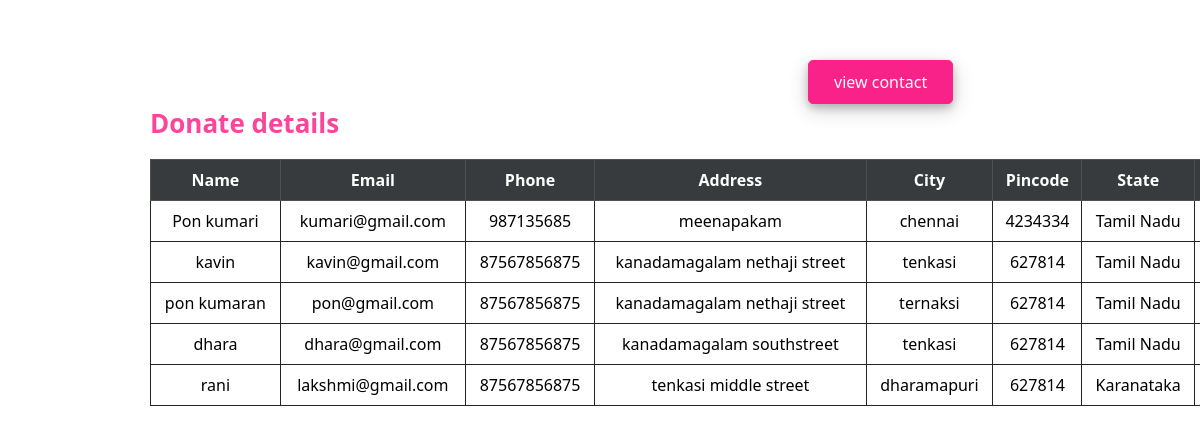
/view, run on the app's committed database.
### tables this page shows
CREATE TABLE dnt (name TEXT, uname TEXT, phone NUMERIC, address TEXT, city TEXT, pincode INTEGER, state TEXT, amount INTEGER, dtetme TEXT, mth TEXT, weekField TEXT, id int(30), "PRIMARY KEY(id)", "PRIMARY KEY(uname)");

### app.py (the view)
@app.route('/view')
def view():
    con = sqlite3.connect('charity.db')
    con.row_factory = sqlite3.Row  # Enables dictionary-style access
    cursor = con.cursor()
    cursor.execute('select * from dnt order by amount desc')
    res = cursor.fetchall()
    return render_template("view.html", datas=res)

### templates/view.html (shortened to what this page needs)
<!DOCTYPE html>
<html lang="en">
  <head>
  </head>
  <link
    href="https://cdn.jsdelivr.net/npm/bootstrap@5.3.3/dist/css/bootstrap.min.css"
    rel="stylesheet"
  />
  <body>
    <div class="table-responsive">
      <div class="table">
        <div class="t1">
            <div class="contact">
            <a href="contacttbl"><button type="button">view contact</button></a>
          </div>
        <p>Donate details</p>
        <table class="table table-bordered border-dark table-hover text-center " >
          <thead>
            <tr class="table-dark table-active text-white">
              <th scope="col">Name</th>
              <th scope="col">Email</th>
              <th scope="col">Phone</th>
              <th scope="col">Address</th>
              <th scope="col">City</th>
              <th scope="col">Pincode</th>
              <th scope="col">State</th>
              <th scope="col">Amount</th>
            </tr>
          </thead>
 {% for data in datas %}
          <tbody>
            <tr>
              <td>{{ data['name'] }}</td>
              <td>{{ data['uname'] }}</td>
              <td>{{ data['phone'] }}</td>
              <td>{{ data['address'] }}</td>
              <td>{{ data['city'] }}</td>
              <td>{{ data['pincode'] }}</td>
              <td>{{ data['state'] }}</td>
              <td>{{ data['amount'] }}</td>
            </tr>
          </tbody>
          {% endfor %}
        </table>
      </div>
      </div>
    </div>
  </body>
</html>

### templates/view.html (style rules this page uses)
.table { width:1300px; }
.t1 { margin-left:150px; width:800px; margin-top:50px; }
.t1 p { color:#fa469a; font-size:26px; font-weight:bold; }
.contact { margin-top:30px; }
a button { padding: 9px 25px; background-color: #f92288; color: white; border-radius: 5px; border: 1px solid #f92288; box-shadow: 0 4px 8px 0 rgb(0, 0, 0, 0.2), 0 6px 20px 0 rgb(0, 0, 0, 0.19); margin-left: 650px; margin-top: 10px; outline:none; }

### data on the page
dnt: name "Pon kumari", uname "kumari@gmail.com", phone "987135685", address "meenapakam", city "chennai", pincode "4234334", state "Tamil Nadu"
dnt: name "kavin", uname "kavin@gmail.com", phone "87567856875", address "kanadamagalam nethaji street", city "tenkasi", pincode "627814", state "Tamil Nadu"
dnt: name "pon kumaran", uname "pon@gmail.com", phone "87567856875", address "kanadamagalam nethaji street", city "ternaksi", pincode "627814", state "Tamil Nadu"
dnt: name "dhara", uname "dhara@gmail.com", phone "87567856875", address "kanadamagalam southstreet", city "tenkasi", pincode "627814", state "Tamil Nadu"
dnt: name "rani", uname "lakshmi@gmail.com", phone "87567856875", address "tenkasi middle street", city "dharamapuri", pincode "627814", state "Karanataka"
